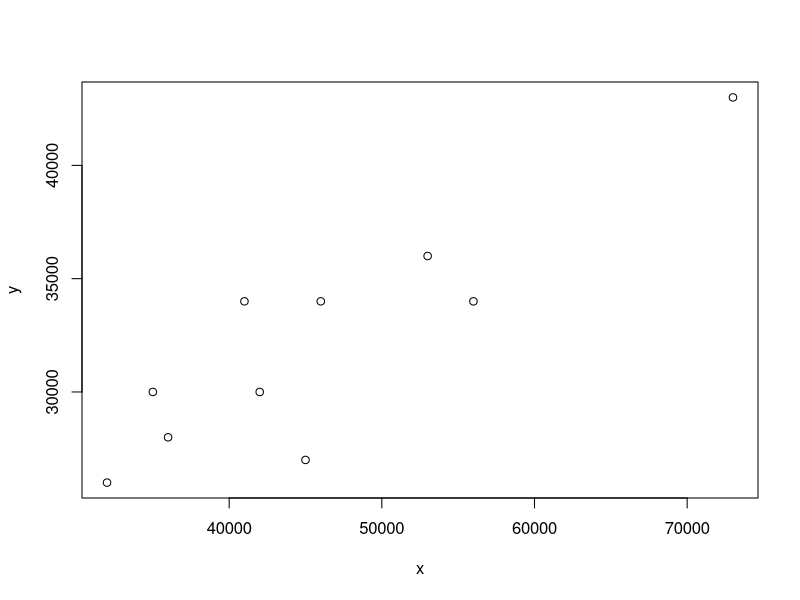
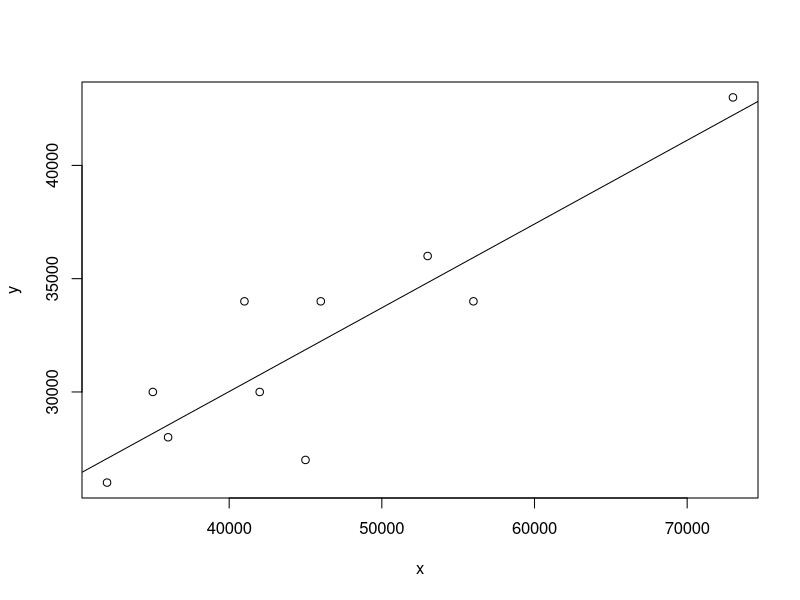

Reproduce these figures in R, in order.
x = c(46000, 45000, 35000, 32000, 42000, 36000, 41000, 56000, 73000, 53000)
y = c(34000, 27000, 30000, 26000, 30000, 28000, 34000, 34000, 43000, 36000)

n = length(x)

num = sum(x * y) - sum(x) * sum(y) / n
den = sum(x * x) - sum(x) * sum(x) / n

B1 = num / den
B0 = (sum(y) - (B1 * sum(x))) / n

#png('disp_diagram.png')
plot(x, y)

#png('line_diagram.png')
plot(x, y)
abline(B0, B1)

#dev.off()

B0
B1

print('Pendiente: ')
print(B1)

print('Estime el costo de un vehículo “semejante” comparable a uno de lujo de $60 000.')
print(B1 * 60000 + B0)

print('Estime el costo de un vehículo “semejante” comparable a uno de lujo de $40 000')
print(B1 * 40000 + B0)